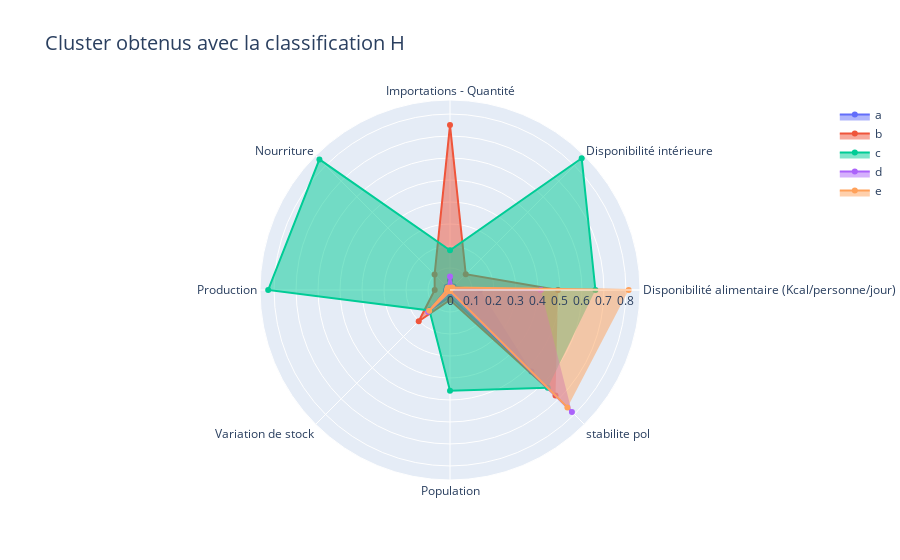

The cell this chart's notebook holds for it:
### Code cell
fig = go.Figure()
for index,row in group_means.iterrows():
        fig.add_trace(go.Scatterpolar(
        r=row,
        theta=group_means.columns,
        fill='toself',
        name=index
    ))
        fig.update_layout(
    title=dict(text ="Cluster obtenus avec la classification H",font = dict(size=20))
    )

fig.show()

### Figure 1 — Plotly figure (JSON) as saved in the notebook; plotly's stock layout.template omitted (floating-point values rounded to 4 significant figures)
{"data": [{"fill": "toself", "name": "a", "r": [0.1365, 0.02199, 0.04413, 0.02051, 0.0186, 0.1265, 0.03236, 0.5235], "theta": ["Disponibilité alimentaire (Kcal/personne/jour)", "Disponibilité intérieure", "Importations - Quantité", "Nourriture", "Production", "Variation de stock", "Population", "stabilite pol"], "type": "scatterpolar"}, {"fill": "toself", "name": "b", "r": [0.4913, 0.1013, 0.7499, 0.0991, 0.06958, 0.2012, 0.04536, 0.6785], "theta": ["Disponibilité alimentaire (Kcal/personne/jour)", "Disponibilité intérieure", "Importations - Quantité", "Nourriture", "Production", "Variation de stock", "Population", "stabilite pol"], "type": "scatterpolar"}, {"fill": "toself", "name": "c", "r": [0.6612, 0.8469, 0.1802, 0.8398, 0.8267, 0.1319, 0.4583, 0.6287], "theta": ["Disponibilité alimentaire (Kcal/personne/jour)", "Disponibilité intérieure", "Importations - Quantité", "Nourriture", "Production", "Variation de stock", "Population", "stabilite pol"], "type": "scatterpolar"}, {"fill": "toself", "name": "d", "r": [0.413, 0.01407, 0.06153, 0.01332, 0.0121, 0.1397, 0.005767, 0.784], "theta": ["Disponibilité alimentaire (Kcal/personne/jour)", "Disponibilité intérieure", "Importations - Quantité", "Nourriture", "Production", "Variation de stock", "Population", "stabilite pol"], "type": "scatterpolar"}, {"fill": "toself", "name": "e", "r": [0.8125, 0.01553, 0.01017, 0.01483, 0.01379, 0.1335, 0.00413, 0.755], "theta": ["Disponibilité alimentaire (Kcal/personne/jour)", "Disponibilité intérieure", "Importations - Quantité", "Nourriture", "Production", "Variation de stock", "Population", "stabilite pol"], "type": "scatterpolar"}], "layout": {"title": {"font": {"size": 20}, "text": "Cluster obtenus avec la classification H"}}}
